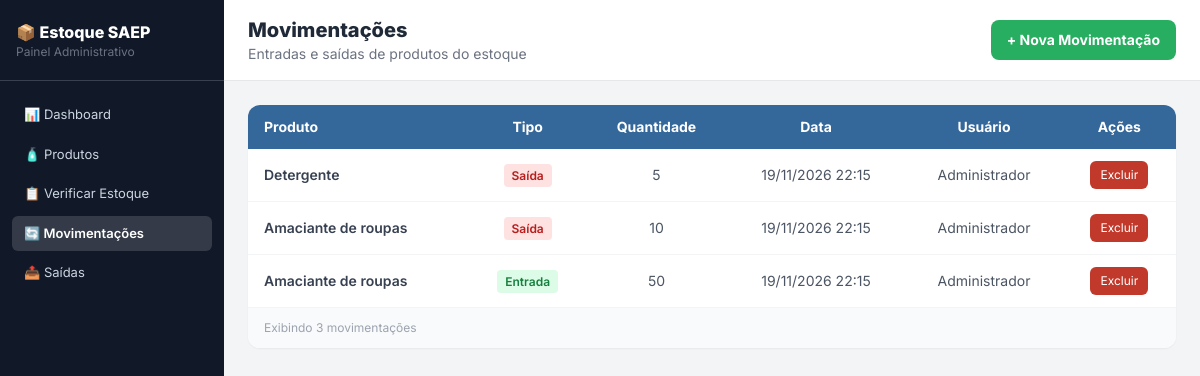
The page /movimentacoes.php on the database its author committed.
### tables this page shows
CREATE TABLE movimentacao (
    id_movimentacao INT AUTO_INCREMENT NOT NULL PRIMARY KEY,
    tipo VARCHAR(10) NOT NULL CHECK (tipo IN ('ENTRADA', 'SAIDA')),
    quantidade INTEGER NOT NULL,
    id_produto INTEGER NOT NULL,
    datetime_movimentacao DATETIME,
    id_user INTEGER NOT NULL,
    FOREIGN KEY (id_produto) REFERENCES produto(id_produto),
    FOREIGN KEY (id_user) REFERENCES `user`(id_user)
);

CREATE TABLE produto (
    id_produto INT AUTO_INCREMENT NOT NULL PRIMARY KEY,
    nome VARCHAR(100) NOT NULL,
    quantidade_estoque INTEGER NOT NULL,
    valor_unitario NUMERIC(10,2) NOT NULL,
    data_cadastro DATE NOT NULL DEFAULT (CURRENT_DATE)
);

CREATE TABLE `user` (
    id_user INT AUTO_INCREMENT NOT NULL PRIMARY KEY,
    nome VARCHAR(100) NOT NULL
);

### movimentacoes.php (the view, shortened to what this page needs)
<?php
require_once __DIR__ . '/conexao.php';
require_once __DIR__ . '/includes/menu.php';
$sql = "SELECT m.*, p.nome AS produto, u.nome AS usuario
        FROM movimentacao m
        JOIN produto p ON p.id_produto = m.id_produto
        LEFT JOIN `user` u ON u.id_user = m.id_user
        ORDER BY m.id_movimentacao DESC";
$movimentacoes = $pdo->query($sql)->fetchAll();
?>
    <main class="flex-1 flex flex-col">
        <div class="bg-white border-b border-gray-200 px-6 py-4 flex items-center justify-between">
            <div>
                <h1 class="text-xl font-extrabold text-gray-800">Movimentações</h1>
                <p class="text-sm text-gray-500">Entradas e saídas de produtos do estoque</p>
            </div>
            <a href="movimentacao_form.php" class="bg-senai-green text-white font-bold px-4 py-2.5 rounded-lg text-sm hover:bg-green-600 transition flex items-center gap-2">
                + Nova Movimentação
            </a>
        </div>
        <div class="p-6 flex-1">
            <div class="bg-white rounded-xl shadow-sm overflow-hidden">
                <table class="w-full text-sm">
                    <thead class="bg-senai-blue text-white">
                        <tr>
                            <th class="px-4 py-3 text-left">Produto</th>
                            <th class="px-4 py-3 text-center">Tipo</th>
                            <th class="px-4 py-3 text-center">Quantidade</th>
                            <th class="px-4 py-3 text-center">Data</th>
                            <th class="px-4 py-3 text-center">Usuário</th>
                            <th class="px-4 py-3 text-center">Ações</th>
                        </tr>
                    </thead>
                    <tbody class="divide-y divide-gray-100">
                    <?php foreach ($movimentacoes as $m): ?>
                        <tr class="hover:bg-gray-50 transition">
                            <td class="px-4 py-3 text-gray-700 font-semibold"><?= htmlspecialchars($m["produto"]) ?></td>
                            <td class="px-4 py-3 text-center">
                                <?php if ($m["tipo"] == "ENTRADA"): ?>
                                    <span class="bg-green-100 text-green-700 text-xs font-semibold px-2 py-1 rounded">Entrada</span>
                                <?php else: ?>
                                    <span class="bg-red-100 text-red-700 text-xs font-semibold px-2 py-1 rounded">Saída</span>
                                <?php endif; ?>
                            </td>
                            <td class="px-4 py-3 text-center text-gray-600"><?= $m["quantidade"] ?></td>
                            <td class="px-4 py-3 text-center text-gray-600"><?= date("d/m/Y H:i", strtotime($m["datetime_movimentacao"])) ?></td>
                            <td class="px-4 py-3 text-center text-gray-600"><?= htmlspecialchars($m["usuario"] ?? "-") ?></td>
                            <td class="px-4 py-3 text-center">
                                <div class="flex items-center justify-center gap-1.5">
                                    <a onclick="return confirm('Tem certeza disso?')" class="bg-senai-red text-white text-xs px-2.5 py-1.5 rounded-md hover:bg-red-700 transition" href="?excluir=<?= $m["id_movimentacao"] ?>">Excluir</a>
                                </div>
                            </td>
                        </tr>
                    <?php endforeach; ?>
                    </tbody>
                </table>
                <div class="border-t border-gray-100 px-4 py-3 bg-gray-50">
                    <p class="text-xs text-gray-400">Exibindo <?= count($movimentacoes) ?> movimentações</p>
                </div>
            </div>
        </div>
    </main>
</body>
</html>

### includes/menu.php (shortened to what this page needs)
<?php
$pagina = basename($_SERVER['PHP_SELF']);
$ativo = function ($prefixo) use ($pagina) {
    return strpos($pagina, $prefixo) === 0 ? 'active' : '';
};
?>
<!DOCTYPE html>
<html lang="pt-BR">
<head>
    <script src="https://cdn.tailwindcss.com"></script>
</head>
<body class="bg-gray-100 min-h-screen flex">
    <aside class="w-56 bg-gray-900 min-h-screen flex flex-col flex-shrink-0">
        <div class="px-4 py-5 border-b border-gray-700"><p class="text-white font-extrabold text-base">📦 Estoque SAEP</p><p class="text-gray-500 text-xs">Painel Administrativo</p></div>
        <nav class="flex-1 p-3 space-y-1 pt-4">
            <a href="index.php"         class="nav-link <?= $ativo('index') ?>">📊 Dashboard</a>
            <a href="produtos.php"      class="nav-link <?= $ativo('produto') ?>">🧴 Produtos</a>
            <a href="estoque.php"       class="nav-link <?= $ativo('estoque') ?>">📋 Verificar Estoque</a>
            <a href="movimentacoes.php" class="nav-link <?= $ativo('movimentac') ?>">🔄 Movimentações</a>
            <a href="saidas.php"        class="nav-link <?= $ativo('saidas') ?>">📤 Saídas</a>
        </nav>
    </aside>

### includes/menu.php (style rules this page uses)
body { font-family: 'Inter', sans-serif; }
.nav-link { display:flex; align-items:center; gap:8px; padding:8px 12px; border-radius:6px; font-size:13px; cursor:pointer; transition:background .15s; color:#cbd5e1; }
.nav-link.active { background:rgba(255,255,255,.15); color:#fff; font-weight:600; }

### rows shown on the page
movimentacao: id_produto.nome "Detergente", tipo "Saída", quantidade "5", datetime_movimentacao "19/11/2026 22:15", id_user.nome "Administrador"
movimentacao: id_produto.nome "Amaciante de roupas", tipo "Saída", quantidade "10", datetime_movimentacao "19/11/2026 22:15", id_user.nome "Administrador"
movimentacao: id_produto.nome "Amaciante de roupas", tipo "Entrada", quantidade "50", datetime_movimentacao "19/11/2026 22:15", id_user.nome "Administrador"

### other values the page prints
count($movimentacoes) "3"
